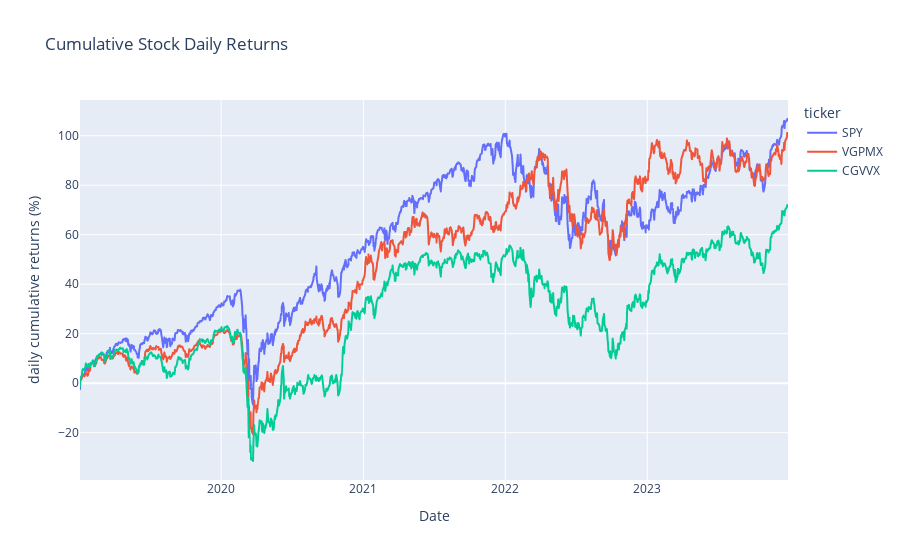

Notebook code cell kept with this figure:
### Code cell
#plotting the cumulative returns for the stocks
ticker_cum_returns_2 = ticker_cum_returns.melt(id_vars=['Date'], var_name='ticker', value_name='cum_return')
ticker_cum_returns_2['cum_pct'] = ticker_cum_returns_2['cum_return']*100

ticker_cum_fig = px.line(ticker_cum_returns_2, x='Date',y='cum_pct',color='ticker',
                        title='Cumulative Stock Daily Returns',labels={'cum_pct':'daily cumulative returns (%)',})
ticker_cum_fig.show()

### Figure 1 — Plotly figure (JSON) as saved in the notebook; plotly's stock layout.template omitted (floating-point values rounded to 4 significant figures; data arrays with more than 128 entries replaced by an {"elided": "..."} marker saying what was removed)
{"data": [{"hovertemplate": "ticker=SPY<br>Date=%{x}<br>daily cumulative returns (%)=%{y}<extra></extra>", "legendgroup": "SPY", "line": {"color": "#636efa", "dash": "solid"}, "marker": {"symbol": "circle"}, "mode": "lines", "name": "SPY", "showlegend": true, "type": "scattergl", "x": {"elided": "1257 str values"}, "xaxis": "x", "y": {"elided": "1257 float values"}, "yaxis": "y"}, {"hovertemplate": "ticker=VGPMX<br>Date=%{x}<br>daily cumulative returns (%)=%{y}<extra></extra>", "legendgroup": "VGPMX", "line": {"color": "#EF553B", "dash": "solid"}, "marker": {"symbol": "circle"}, "mode": "lines", "name": "VGPMX", "showlegend": true, "type": "scattergl", "x": {"elided": "1257 str values"}, "xaxis": "x", "y": {"elided": "1257 float values"}, "yaxis": "y"}, {"hovertemplate": "ticker=CGVVX<br>Date=%{x}<br>daily cumulative returns (%)=%{y}<extra></extra>", "legendgroup": "CGVVX", "line": {"color": "#00cc96", "dash": "solid"}, "marker": {"symbol": "circle"}, "mode": "lines", "name": "CGVVX", "showlegend": true, "type": "scattergl", "x": {"elided": "1257 str values"}, "xaxis": "x", "y": {"elided": "1257 float values"}, "yaxis": "y"}], "layout": {"legend": {"title": {"text": "ticker"}, "tracegroupgap": 0}, "title": {"text": "Cumulative Stock Daily Returns"}, "xaxis": {"anchor": "y", "domain": [0, 1], "title": {"text": "Date"}}, "yaxis": {"anchor": "x", "domain": [0, 1], "title": {"text": "daily cumulative returns (%)"}}}}
